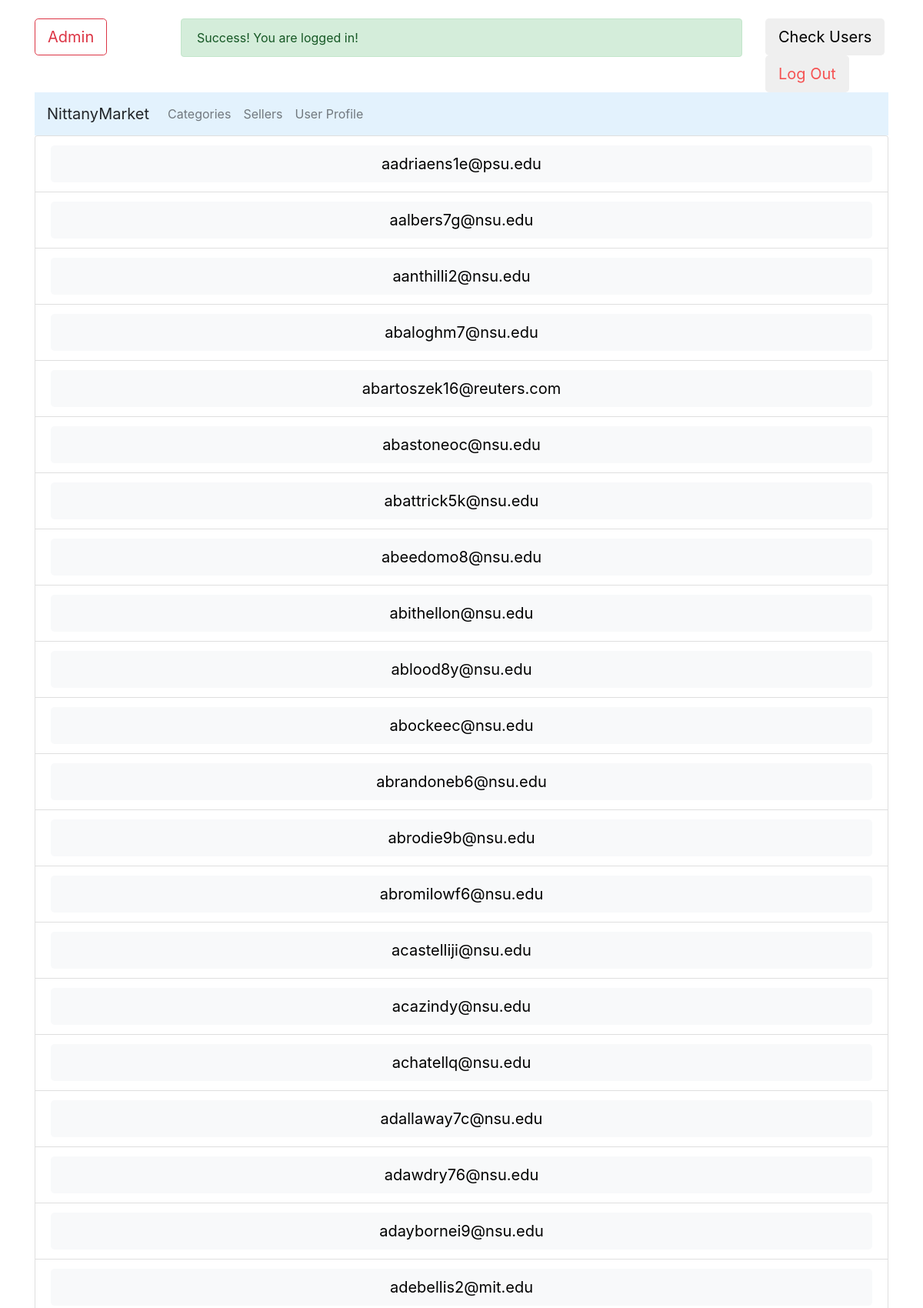
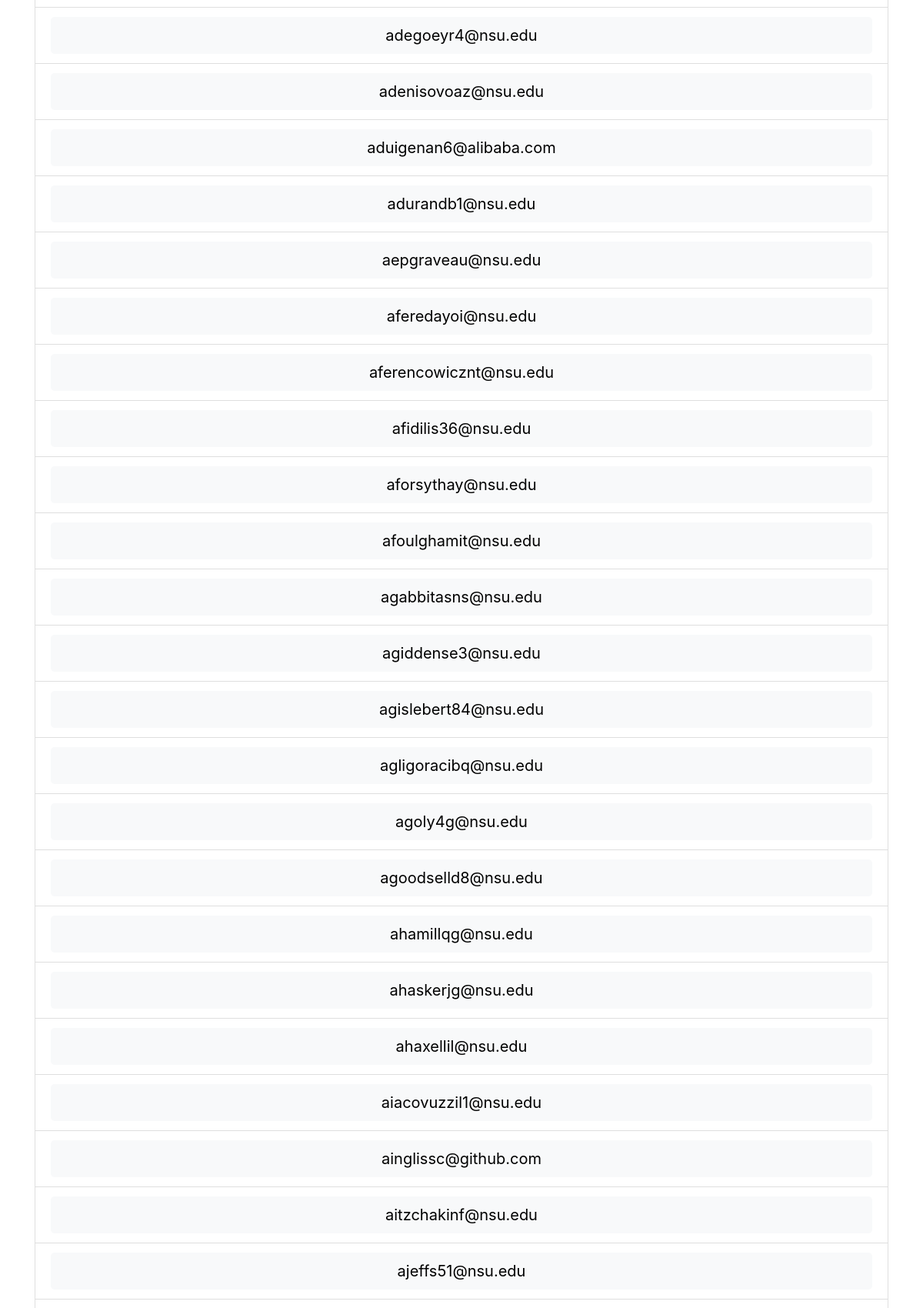
Page /seller_list (signed in, upper part) on the committed database (2 pictures, top to bottom).
### tables this page shows
CREATE TABLE Sellers(email STRING UNIQUE,routing_number STRING,account_number INTEGER,balance REAL);

### app.py (the view)
@app.route('/seller_list', methods=['POST', 'GET'])
def seller_list():
    connection = sql.connect('database.db')
    cursor = connection.cursor()
    email = request.cookies.get('email')
    result = []
    query_result = cursor.execute('SELECT DISTINCT email FROM Sellers;')
    for row in query_result:
        result.append(row[0].replace("('", "".replace("',)", "")))
    return render_template('seller_list.html', result=result, info=infoPackUp(email))

### app.py (called while the page is built)
def infoPackUp(email):
    info = [email]
    info.append(isBuyer(email))
    info.append(isSeller(email))
    info.append(isAdmin(email))
    info.append(isLocalVendor(email))
    return info

def isAdmin(email):
    connection = sql.connect('database.db')
    cursor = connection.cursor()
    cursor.execute("SELECT * FROM Admin WHERE email=?;", (email, ))
    row = cursor.fetchone()
    if row is None:
        return False
    else:
        return True

def isSeller(email):
    connection = sql.connect('database.db')
    cursor = connection.cursor()
    cursor.execute("SELECT * FROM Sellers WHERE email=?;", (email, ))
    row = cursor.fetchone()
    if row is None:
        return False
    else:
        return True

def isBuyer(email):
    connection = sql.connect('database.db')
    cursor = connection.cursor()
    cursor.execute("SELECT * FROM Buyers WHERE email=?;", (email, ))
    row = cursor.fetchone()
    if row is None:
        return False
    else:
        return True

def isLocalVendor(email):
    connection = sql.connect('database.db')
    cursor = connection.cursor()
    cursor.execute("SELECT * FROM Local_Vendors WHERE email=?;", (email, ))
    row = cursor.fetchone()
    if row is None:
        return False
    else:
        return True

### templates/seller_list.html
{% extends "dashboard.html" %} {% block content %}
<div class="card">
  <ul class="list-group list-group-flush">
    {% for seller_email in result %}
    <li class="list-group-item">
      <button
        type="button"
        class="btn bg-light btn-lg btn-block"
        id="{{seller_email}}"
        onclick="openWindowWithPost('/seller', {'seller_email':this.id})"
      >
        {{seller_email}}
      </button>
    </li>
    {% endfor %}
  </ul>
</div>
{% endblock %}

### rows in the picture
Sellers: email "aadriaens1e@psu.edu"
Sellers: email "aalbers7g@nsu.edu"
Sellers: email "aanthilli2@nsu.edu"
Sellers: email "abaloghm7@nsu.edu"
Sellers: email "abartoszek16@reuters.com"
Sellers: email "abastoneoc@nsu.edu"
Sellers: email "abattrick5k@nsu.edu"
Sellers: email "abeedomo8@nsu.edu"
Sellers: email "abithellon@nsu.edu"
Sellers: email "ablood8y@nsu.edu"
Sellers: email "abockeec@nsu.edu"
Sellers: email "abrandoneb6@nsu.edu"
Sellers: email "abrodie9b@nsu.edu"
Sellers: email "abromilowf6@nsu.edu"
Sellers: email "acastelliji@nsu.edu"
Sellers: email "acazindy@nsu.edu"
Sellers: email "achatellq@nsu.edu"
Sellers: email "adallaway7c@nsu.edu"
Sellers: email "adawdry76@nsu.edu"
Sellers: email "adaybornei9@nsu.edu"
Sellers: email "adebellis2@mit.edu"
Sellers: email "adegoeyr4@nsu.edu"
Sellers: email "adenisovoaz@nsu.edu"
Sellers: email "aduigenan6@alibaba.com"
Sellers: email "adurandb1@nsu.edu"
Sellers: email "aepgraveau@nsu.edu"
Sellers: email "aferedayoi@nsu.edu"
Sellers: email "aferencowicznt@nsu.edu"
Sellers: email "afidilis36@nsu.edu"
Sellers: email "aforsythay@nsu.edu"
Sellers: email "afoulghamit@nsu.edu"
Sellers: email "agabbitasns@nsu.edu"
Sellers: email "agiddense3@nsu.edu"
Sellers: email "agislebert84@nsu.edu"
Sellers: email "agligoracibq@nsu.edu"
Sellers: email "agoly4g@nsu.edu"
Sellers: email "agoodselld8@nsu.edu"
Sellers: email "ahamillqg@nsu.edu"
Sellers: email "ahaskerjg@nsu.edu"
Sellers: email "ahaxellil@nsu.edu"
Sellers: email "aiacovuzzil1@nsu.edu"
Sellers: email "ainglissc@github.com"
Sellers: email "aitzchakinf@nsu.edu"
Sellers: email "ajeffs51@nsu.edu"
